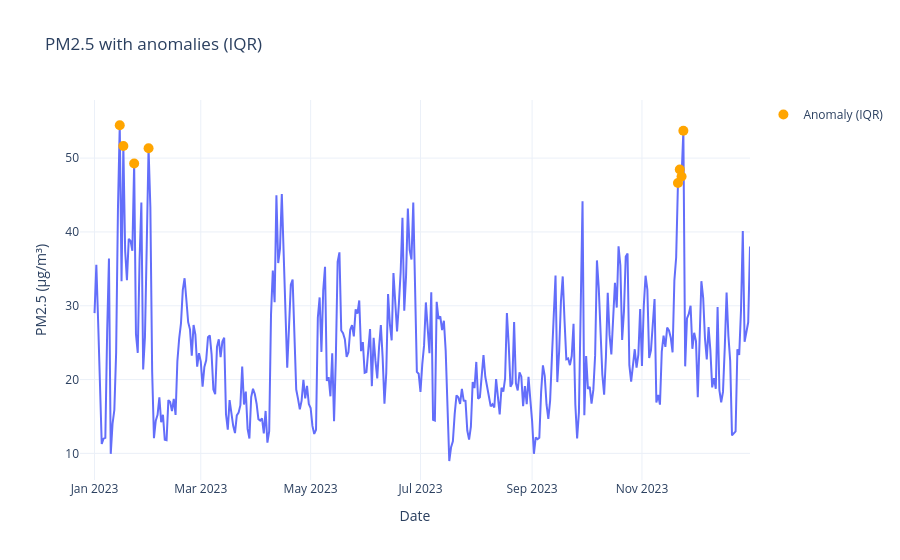

Notebook cell for this chart:
### Code cell
# Visualize anomalies based on IQR
df_iqr = df.copy()
fig = px.line(df_iqr, x="date", y="pm2_5", title="PM2.5 with anomalies (IQR)")

fig.add_scatter(
    x=df_iqr.loc[df_iqr["pm2_5_anom_iqr"], "date"],
    y=df_iqr.loc[df_iqr["pm2_5_anom_iqr"], "pm2_5"],
    mode="markers",
    marker=dict(color="orange", size=10),
    name="Anomaly (IQR)"
)

fig.update_layout(yaxis_title="PM2.5 (µg/m³)", xaxis_title="Date", template="plotly_white")
fig.show()

### Figure 1 — Plotly figure (JSON) as saved in the notebook; plotly's stock layout.template omitted (floating-point values rounded to 4 significant figures; data arrays with more than 128 entries replaced by an {"elided": "..."} marker saying what was removed)
{"data": [{"hovertemplate": "date=%{x}<br>pm2_5=%{y}<extra></extra>", "legendgroup": "", "line": {"color": "#636efa", "dash": "solid"}, "marker": {"symbol": "circle"}, "mode": "lines", "name": "", "orientation": "v", "showlegend": false, "type": "scatter", "x": {"elided": "365 str values"}, "xaxis": "x", "y": {"elided": "365 float values"}, "yaxis": "y"}, {"marker": {"color": "orange", "size": 10}, "mode": "markers", "name": "Anomaly (IQR)", "type": "scatter", "x": ["2023-01-15T00:00:00", "2023-01-17T00:00:00", "2023-01-23T00:00:00", "2023-01-31T00:00:00", "2023-11-21T00:00:00", "2023-11-22T00:00:00", "2023-11-23T00:00:00", "2023-11-24T00:00:00"], "y": [54.45, 51.64, 49.28, 51.34, 46.63, 48.46, 47.5, 53.71]}], "layout": {"legend": {"tracegroupgap": 0}, "title": {"text": "PM2.5 with anomalies (IQR)"}, "xaxis": {"anchor": "y", "domain": [0, 1], "title": {"text": "Date"}}, "yaxis": {"anchor": "x", "domain": [0, 1], "title": {"text": "PM2.5 (µg/m³)"}}}}
